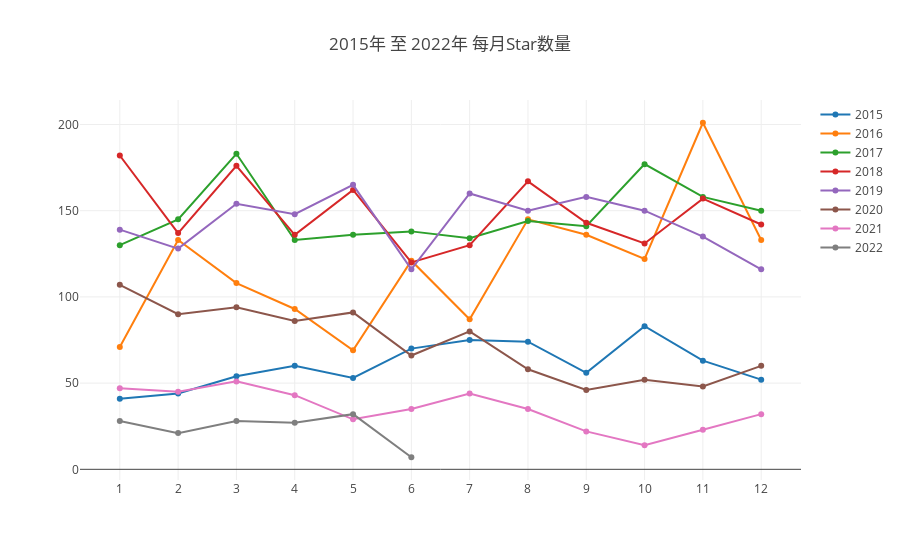

Notebook cell for this chart:
### Markdown cell above
#### (1)每月新增Star数

### Code cell
var q = `SELECT  toYear(created_at) as Year, toMonth(created_at) as Month, Count(*) as fork_num
    From github_log.events
    where repo_id =${repo_id} and type='WatchEvent'
    Group by toYear(created_at),toMonth(created_at)`;
(openDigger.driver.clickhouse.query(q)).then(data=>{
    //排序
    data.sort(function(a,b){
    return a['Month']-b['Month'];
    })

    Alldata=[]
    Year=[2015,2016,2017,2018,2019,2020,2021,2022]
    for(var i=0;i<Year.length;i++){
        var y=[]
        var x=[]
        data.forEach((d,index)=>{
            if(d['Year']==Year[i]){
                var x_index=x.indexOf(d['Month'])
                if(x_index===-1){
                    y.push(parseInt(d['fork_num']))
                    x.push(d['Month'])
                }
                else {
                    y[x_index]+=parseInt(d['fork_num'])
                }}
})
    Alldata.push({y: y,x:x,name:Year[i]})
    }
   openDigger.render.plotly(Alldata, {
        title:  `${startYear}年 至 ${year}年 每月Star数量`,
        xaxis: {type: 'category'}
    });
    var tableData=[]
    Alldata.forEach((d,index)=>{
    //console.log(d)
    var table={}
    table['年份']=d['name']
    for(var i = 0;i<d['y'].length;i++){
       table[(d['x'][i])+'月']=d['y'][i]
        }
    tableData.push(table)
});
    console.table(tableData)
})

### Figure 1 — Plotly figure (JSON) as saved in the notebook; plotly's stock layout.template omitted (floating-point values rounded to 4 significant figures)
{"data": [{"name": 2015, "x": [1, 2, 3, 4, 5, 6, 7, 8, 9, 10, 11, 12], "y": [41, 44, 54, 60, 53, 70, 75, 74, 56, 83, 63, 52]}, {"name": 2016, "x": [1, 2, 3, 4, 5, 6, 7, 8, 9, 10, 11, 12], "y": [71, 133, 108, 93, 69, 121, 87, 145, 136, 122, 201, 133]}, {"name": 2017, "x": [1, 2, 3, 4, 5, 6, 7, 8, 9, 10, 11, 12], "y": [130, 145, 183, 133, 136, 138, 134, 144, 141, 177, 158, 150]}, {"name": 2018, "x": [1, 2, 3, 4, 5, 6, 7, 8, 9, 10, 11, 12], "y": [182, 137, 176, 136, 162, 120, 130, 167, 143, 131, 157, 142]}, {"name": 2019, "x": [1, 2, 3, 4, 5, 6, 7, 8, 9, 10, 11, 12], "y": [139, 128, 154, 148, 165, 116, 160, 150, 158, 150, 135, 116]}, {"name": 2020, "x": [1, 2, 3, 4, 5, 6, 7, 8, 9, 10, 11, 12], "y": [107, 90, 94, 86, 91, 66, 80, 58, 46, 52, 48, 60]}, {"name": 2021, "x": [1, 2, 3, 4, 5, 6, 7, 8, 9, 10, 11, 12], "y": [47, 45, 51, 43, 29, 35, 44, 35, 22, 14, 23, 32]}, {"name": 2022, "x": [1, 2, 3, 4, 5, 6], "y": [28, 21, 28, 27, 32, 7]}], "layout": {"autosize": true, "title": {"text": "2015年 至 2022年 每月Star数量"}, "xaxis": {"autorange": true, "range": [-0.6756, 11.68], "type": "category"}, "yaxis": {"autorange": true, "range": [-9.01, 217.0], "type": "linear"}}}
